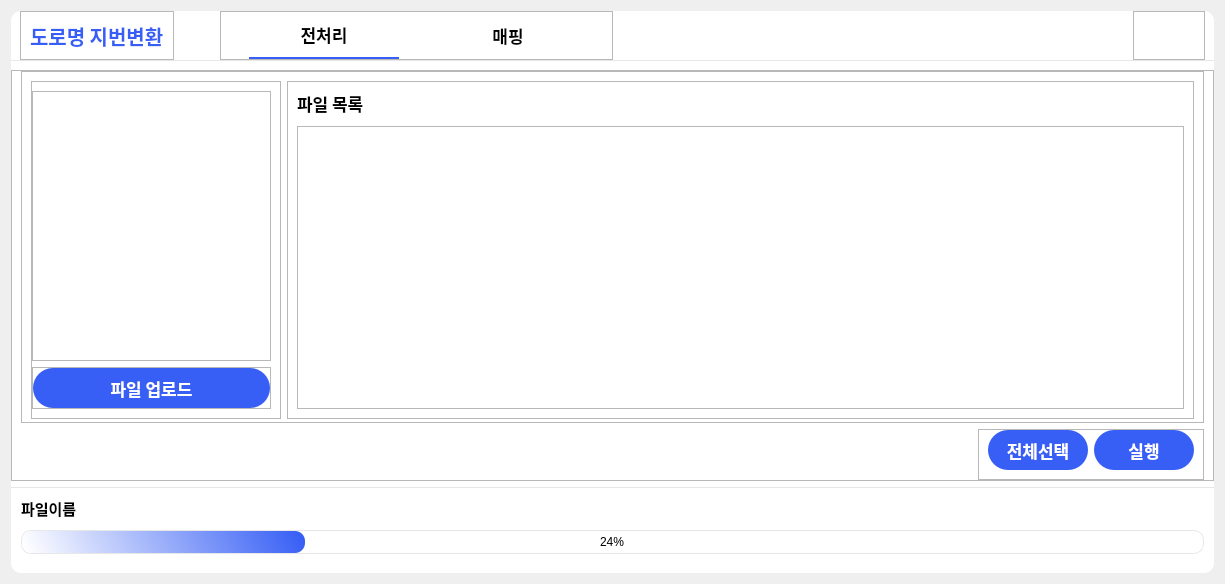
<?xml version="1.0" encoding="UTF-8"?>
<ui version="4.0">
 <class>Form</class>
 <widget class="QWidget" name="Form">
  <property name="geometry">
   <rect>
    <x>0</x>
    <y>0</y>
    <width>1225</width>
    <height>584</height>
   </rect>
  </property>
  <property name="windowTitle">
   <string>Form</string>
  </property>
  <property name="styleSheet">
   <string notr="true">*{
font-family : &quot;Malgun Gothic&quot;;
}

QFrame#frame, #frame_2{
	background-color: rgb(255, 255, 255);
}

QFrame#frame{
border-top-left-radius : 10px;
border-top-right-radius : 10px;
}

QFrame#frame_2{
border-bottom-left-radius : 10px;
border-bottom-right-radius : 10px;
}

QFrame#frame_6, #frame_16{
border-top : 1px solid #e7e7e7;
background-color : transparent;
}</string>
  </property>
  <layout class="QVBoxLayout" name="verticalLayout">
   <property name="spacing">
    <number>0</number>
   </property>
   <item>
    <widget class="QFrame" name="frame">
     <property name="maximumSize">
      <size>
       <width>16777215</width>
       <height>50</height>
      </size>
     </property>
     <property name="styleSheet">
      <string notr="true">border-bottom : 1px solid #e7e7e7;</string>
     </property>
     <property name="frameShape">
      <enum>QFrame::StyledPanel</enum>
     </property>
     <property name="frameShadow">
      <enum>QFrame::Raised</enum>
     </property>
     <layout class="QHBoxLayout" name="horizontalLayout">
      <property name="topMargin">
       <number>0</number>
      </property>
      <property name="bottomMargin">
       <number>0</number>
      </property>
      <item>
       <widget class="QFrame" name="frame_3">
        <property name="frameShape">
         <enum>QFrame::StyledPanel</enum>
        </property>
        <property name="frameShadow">
         <enum>QFrame::Raised</enum>
        </property>
        <layout class="QHBoxLayout" name="horizontalLayout_2">
         <item>
          <widget class="QLabel" name="label">
           <property name="font">
            <font>
             <family>Malgun Gothic</family>
             <pointsize>15</pointsize>
             <weight>75</weight>
             <bold>true</bold>
            </font>
           </property>
           <property name="styleSheet">
            <string notr="true">color: rgb(55, 95, 245);</string>
           </property>
           <property name="text">
            <string>도로명 지번변환</string>
           </property>
          </widget>
         </item>
        </layout>
       </widget>
      </item>
      <item>
       <spacer name="horizontalSpacer_2">
        <property name="orientation">
         <enum>Qt::Horizontal</enum>
        </property>
        <property name="sizeType">
         <enum>QSizePolicy::Preferred</enum>
        </property>
        <property name="sizeHint" stdset="0">
         <size>
          <width>40</width>
          <height>20</height>
         </size>
        </property>
       </spacer>
      </item>
      <item>
       <widget class="QFrame" name="frame_4">
        <property name="minimumSize">
         <size>
          <width>393</width>
          <height>0</height>
         </size>
        </property>
        <property name="frameShape">
         <enum>QFrame::StyledPanel</enum>
        </property>
        <property name="frameShadow">
         <enum>QFrame::Raised</enum>
        </property>
        <layout class="QHBoxLayout" name="horizontalLayout_3">
         <property name="leftMargin">
          <number>0</number>
         </property>
         <property name="topMargin">
          <number>0</number>
         </property>
         <property name="rightMargin">
          <number>0</number>
         </property>
         <property name="bottomMargin">
          <number>0</number>
         </property>
         <item>
          <widget class="QPushButton" name="btn_process">
           <property name="sizePolicy">
            <sizepolicy hsizetype="Minimum" vsizetype="Expanding">
             <horstretch>0</horstretch>
             <verstretch>0</verstretch>
            </sizepolicy>
           </property>
           <property name="maximumSize">
            <size>
             <width>150</width>
             <height>16777215</height>
            </size>
           </property>
           <property name="font">
            <font>
             <family>Malgun Gothic</family>
             <pointsize>13</pointsize>
             <weight>75</weight>
             <bold>true</bold>
            </font>
           </property>
           <property name="styleSheet">
            <string notr="true">border : none;
border-bottom : 2px solid rgb(55, 95, 245)</string>
           </property>
           <property name="text">
            <string>전처리</string>
           </property>
          </widget>
         </item>
         <item>
          <widget class="QPushButton" name="btn_mapping">
           <property name="sizePolicy">
            <sizepolicy hsizetype="Minimum" vsizetype="Expanding">
             <horstretch>0</horstretch>
             <verstretch>0</verstretch>
            </sizepolicy>
           </property>
           <property name="maximumSize">
            <size>
             <width>150</width>
             <height>16777215</height>
            </size>
           </property>
           <property name="font">
            <font>
             <family>Malgun Gothic</family>
             <pointsize>13</pointsize>
             <weight>75</weight>
             <bold>true</bold>
            </font>
           </property>
           <property name="styleSheet">
            <string notr="true">border : none;</string>
           </property>
           <property name="text">
            <string>매핑</string>
           </property>
          </widget>
         </item>
        </layout>
       </widget>
      </item>
      <item>
       <spacer name="horizontalSpacer">
        <property name="orientation">
         <enum>Qt::Horizontal</enum>
        </property>
        <property name="sizeHint" stdset="0">
         <size>
          <width>40</width>
          <height>20</height>
         </size>
        </property>
       </spacer>
      </item>
      <item alignment="Qt::AlignRight">
       <widget class="QFrame" name="frame_11">
        <property name="frameShape">
         <enum>QFrame::StyledPanel</enum>
        </property>
        <property name="frameShadow">
         <enum>QFrame::Raised</enum>
        </property>
        <layout class="QHBoxLayout" name="horizontalLayout_7">
         <property name="leftMargin">
          <number>0</number>
         </property>
         <property name="topMargin">
          <number>0</number>
         </property>
         <property name="rightMargin">
          <number>0</number>
         </property>
         <property name="bottomMargin">
          <number>0</number>
         </property>
         <item>
          <widget class="QPushButton" name="btn_mini">
           <property name="styleSheet">
            <string notr="true">border : none;</string>
           </property>
           <property name="text">
            <string/>
           </property>
           <property name="icon">
            <iconset resource="resources.qrc">
             <normaloff>:/images/minimize.png</normaloff>:/images/minimize.png</iconset>
           </property>
           <property name="iconSize">
            <size>
             <width>16</width>
             <height>16</height>
            </size>
           </property>
          </widget>
         </item>
         <item>
          <widget class="QPushButton" name="btn_close">
           <property name="styleSheet">
            <string notr="true">border : none;</string>
           </property>
           <property name="text">
            <string/>
           </property>
           <property name="icon">
            <iconset resource="resources.qrc">
             <normaloff>:/images/close.png</normaloff>:/images/close.png</iconset>
           </property>
           <property name="iconSize">
            <size>
             <width>24</width>
             <height>24</height>
            </size>
           </property>
          </widget>
         </item>
        </layout>
       </widget>
      </item>
     </layout>
    </widget>
   </item>
   <item>
    <widget class="QFrame" name="frame_2">
     <property name="frameShape">
      <enum>QFrame::StyledPanel</enum>
     </property>
     <property name="frameShadow">
      <enum>QFrame::Raised</enum>
     </property>
     <layout class="QHBoxLayout" name="horizontalLayout_4">
      <property name="leftMargin">
       <number>0</number>
      </property>
      <property name="topMargin">
       <number>0</number>
      </property>
      <property name="rightMargin">
       <number>0</number>
      </property>
      <property name="bottomMargin">
       <number>0</number>
      </property>
      <item>
       <widget class="QStackedWidget" name="stackedWidget">
        <property name="currentIndex">
         <number>0</number>
        </property>
        <widget class="QWidget" name="page">
         <layout class="QVBoxLayout" name="verticalLayout_2">
          <property name="leftMargin">
           <number>0</number>
          </property>
          <property name="rightMargin">
           <number>0</number>
          </property>
          <item>
           <widget class="QFrame" name="frame_5">
            <property name="sizePolicy">
             <sizepolicy hsizetype="Preferred" vsizetype="Expanding">
              <horstretch>0</horstretch>
              <verstretch>0</verstretch>
             </sizepolicy>
            </property>
            <property name="frameShape">
             <enum>QFrame::StyledPanel</enum>
            </property>
            <property name="frameShadow">
             <enum>QFrame::Raised</enum>
            </property>
            <layout class="QVBoxLayout" name="verticalLayout_4">
             <property name="topMargin">
              <number>0</number>
             </property>
             <property name="bottomMargin">
              <number>0</number>
             </property>
             <item>
              <widget class="QFrame" name="frame_7">
               <property name="sizePolicy">
                <sizepolicy hsizetype="Preferred" vsizetype="Expanding">
                 <horstretch>0</horstretch>
                 <verstretch>0</verstretch>
                </sizepolicy>
               </property>
               <property name="frameShape">
                <enum>QFrame::StyledPanel</enum>
               </property>
               <property name="frameShadow">
                <enum>QFrame::Raised</enum>
               </property>
               <layout class="QHBoxLayout" name="horizontalLayout_6">
                <property name="bottomMargin">
                 <number>3</number>
                </property>
                <item>
                 <widget class="QFrame" name="frame_9">
                  <property name="minimumSize">
                   <size>
                    <width>250</width>
                    <height>0</height>
                   </size>
                  </property>
                  <property name="frameShape">
                   <enum>QFrame::StyledPanel</enum>
                  </property>
                  <property name="frameShadow">
                   <enum>QFrame::Raised</enum>
                  </property>
                  <layout class="QVBoxLayout" name="verticalLayout_5">
                   <property name="leftMargin">
                    <number>0</number>
                   </property>
                   <property name="rightMargin">
                    <number>9</number>
                   </property>
                   <item>
                    <widget class="QFrame" name="frame_13">
                     <property name="frameShape">
                      <enum>QFrame::StyledPanel</enum>
                     </property>
                     <property name="frameShadow">
                      <enum>QFrame::Raised</enum>
                     </property>
                     <layout class="QVBoxLayout" name="verticalLayout_7">
                      <item>
                       <widget class="QLabel" name="label_3">
                        <property name="sizePolicy">
                         <sizepolicy hsizetype="Preferred" vsizetype="Expanding">
                          <horstretch>0</horstretch>
                          <verstretch>0</verstretch>
                         </sizepolicy>
                        </property>
                        <property name="styleSheet">
                         <string notr="true">padding-right : 10px;</string>
                        </property>
                        <property name="text">
                         <string/>
                        </property>
                        <property name="pixmap">
                         <pixmap resource="resources.qrc">:/images/upload.png</pixmap>
                        </property>
                        <property name="alignment">
                         <set>Qt::AlignCenter</set>
                        </property>
                       </widget>
                      </item>
                     </layout>
                    </widget>
                   </item>
                   <item alignment="Qt::AlignBottom">
                    <widget class="QFrame" name="frame_12">
                     <property name="frameShape">
                      <enum>QFrame::StyledPanel</enum>
                     </property>
                     <property name="frameShadow">
                      <enum>QFrame::Raised</enum>
                     </property>
                     <layout class="QHBoxLayout" name="horizontalLayout_8">
                      <property name="spacing">
                       <number>0</number>
                      </property>
                      <property name="leftMargin">
                       <number>0</number>
                      </property>
                      <property name="topMargin">
                       <number>0</number>
                      </property>
                      <property name="rightMargin">
                       <number>0</number>
                      </property>
                      <property name="bottomMargin">
                       <number>0</number>
                      </property>
                      <item>
                       <widget class="QPushButton" name="btn_upload">
                        <property name="minimumSize">
                         <size>
                          <width>0</width>
                          <height>40</height>
                         </size>
                        </property>
                        <property name="font">
                         <font>
                          <family>Malgun Gothic</family>
                          <pointsize>13</pointsize>
                          <weight>75</weight>
                          <bold>true</bold>
                         </font>
                        </property>
                        <property name="styleSheet">
                         <string notr="true">background-color: rgb(55, 95, 245);
color: rgb(255, 255, 255);
border-radius : 20px 20px 20px 20px;</string>
                        </property>
                        <property name="text">
                         <string>파일 업로드</string>
                        </property>
                       </widget>
                      </item>
                     </layout>
                    </widget>
                   </item>
                  </layout>
                 </widget>
                </item>
                <item>
                 <widget class="QFrame" name="frame_10">
                  <property name="frameShape">
                   <enum>QFrame::StyledPanel</enum>
                  </property>
                  <property name="frameShadow">
                   <enum>QFrame::Raised</enum>
                  </property>
                  <layout class="QVBoxLayout" name="verticalLayout_6">
                   <property name="spacing">
                    <number>10</number>
                   </property>
                   <item>
                    <widget class="QLabel" name="label_4">
                     <property name="font">
                      <font>
                       <family>Malgun Gothic</family>
                       <pointsize>13</pointsize>
                       <weight>75</weight>
                       <bold>true</bold>
                      </font>
                     </property>
                     <property name="text">
                      <string>파일 목록</string>
                     </property>
                    </widget>
                   </item>
                   <item>
                    <widget class="QTableWidget" name="tableWidget"/>
                   </item>
                  </layout>
                 </widget>
                </item>
               </layout>
              </widget>
             </item>
             <item alignment="Qt::AlignRight|Qt::AlignBottom">
              <widget class="QFrame" name="frame_8">
               <property name="frameShape">
                <enum>QFrame::StyledPanel</enum>
               </property>
               <property name="frameShadow">
                <enum>QFrame::Raised</enum>
               </property>
               <layout class="QHBoxLayout" name="horizontalLayout_5">
                <property name="topMargin">
                 <number>0</number>
                </property>
                <item>
                 <widget class="QPushButton" name="pushButton">
                  <property name="minimumSize">
                   <size>
                    <width>100</width>
                    <height>40</height>
                   </size>
                  </property>
                  <property name="font">
                   <font>
                    <family>Malgun Gothic</family>
                    <pointsize>13</pointsize>
                    <weight>75</weight>
                    <bold>true</bold>
                   </font>
                  </property>
                  <property name="styleSheet">
                   <string notr="true">background-color: rgb(55, 95, 245);
color: rgb(255, 255, 255);
border-radius : 20px 20px 20px 20px;</string>
                  </property>
                  <property name="text">
                   <string>전체선택</string>
                  </property>
                 </widget>
                </item>
                <item>
                 <widget class="QPushButton" name="btn_run">
                  <property name="minimumSize">
                   <size>
                    <width>100</width>
                    <height>40</height>
                   </size>
                  </property>
                  <property name="font">
                   <font>
                    <family>Malgun Gothic</family>
                    <pointsize>13</pointsize>
                    <weight>75</weight>
                    <bold>true</bold>
                   </font>
                  </property>
                  <property name="styleSheet">
                   <string notr="true">background-color: rgb(55, 95, 245);
color: rgb(255, 255, 255);
border-radius : 20px 20px 20px 20px;</string>
                  </property>
                  <property name="text">
                   <string>실행</string>
                  </property>
                 </widget>
                </item>
               </layout>
              </widget>
             </item>
            </layout>
           </widget>
          </item>
          <item alignment="Qt::AlignBottom">
           <widget class="QFrame" name="frame_6">
            <property name="styleSheet">
             <string notr="true"/>
            </property>
            <property name="frameShape">
             <enum>QFrame::StyledPanel</enum>
            </property>
            <property name="frameShadow">
             <enum>QFrame::Raised</enum>
            </property>
            <layout class="QVBoxLayout" name="verticalLayout_3">
             <property name="spacing">
              <number>10</number>
             </property>
             <item>
              <widget class="QLabel" name="lbl_fileName">
               <property name="font">
                <font>
                 <family>Malgun Gothic</family>
                 <pointsize>11</pointsize>
                 <weight>75</weight>
                 <bold>true</bold>
                </font>
               </property>
               <property name="text">
                <string>파일이름</string>
               </property>
              </widget>
             </item>
             <item>
              <widget class="QProgressBar" name="progressBar">
               <property name="styleSheet">
                <string notr="true">QProgressBar::chunk{
background: qlineargradient(spread:pad, x1:1, y1:0.540273, x2:0, y2:0.579727, stop:0 rgba(55, 95, 245, 255), stop:1 rgba(255, 255, 255, 255));
border-radius : 10px;

}
QProgressBar{
background-color: rgb(255, 255, 255);
color: rgb(0, 0, 0);
border-style : none;
border-radius : 10px;
border : 1px solid #e7e7e7;
}

</string>
               </property>
               <property name="value">
                <number>24</number>
               </property>
               <property name="alignment">
                <set>Qt::AlignCenter</set>
               </property>
              </widget>
             </item>
            </layout>
           </widget>
          </item>
         </layout>
        </widget>
        <widget class="QWidget" name="page_2">
         <layout class="QVBoxLayout" name="verticalLayout_8">
          <property name="spacing">
           <number>10</number>
          </property>
          <property name="leftMargin">
           <number>0</number>
          </property>
          <property name="topMargin">
           <number>9</number>
          </property>
          <property name="rightMargin">
           <number>0</number>
          </property>
          <property name="bottomMargin">
           <number>9</number>
          </property>
          <item>
           <widget class="QFrame" name="frame_14">
            <property name="frameShape">
             <enum>QFrame::StyledPanel</enum>
            </property>
            <property name="frameShadow">
             <enum>QFrame::Raised</enum>
            </property>
            <layout class="QVBoxLayout" name="verticalLayout_9">
             <property name="spacing">
              <number>15</number>
             </property>
             <property name="leftMargin">
              <number>15</number>
             </property>
             <property name="topMargin">
              <number>0</number>
             </property>
             <property name="rightMargin">
              <number>15</number>
             </property>
             <item alignment="Qt::AlignLeft">
              <widget class="QFrame" name="frame_19">
               <property name="frameShape">
                <enum>QFrame::StyledPanel</enum>
               </property>
               <property name="frameShadow">
                <enum>QFrame::Raised</enum>
               </property>
               <layout class="QHBoxLayout" name="horizontalLayout_10">
                <property name="spacing">
                 <number>20</number>
                </property>
                <property name="leftMargin">
                 <number>0</number>
                </property>
                <property name="topMargin">
                 <number>3</number>
                </property>
                <property name="rightMargin">
                 <number>0</number>
                </property>
                <property name="bottomMargin">
                 <number>3</number>
                </property>
                <item>
                 <widget class="QLabel" name="label_5">
                  <property name="font">
                   <font>
                    <family>Malgun Gothic</family>
                    <pointsize>13</pointsize>
                    <weight>75</weight>
                    <bold>true</bold>
                   </font>
                  </property>
                  <property name="text">
                   <string>Mapping List</string>
                  </property>
                 </widget>
                </item>
               </layout>
              </widget>
             </item>
             <item>
              <widget class="QFrame" name="frame_20">
               <property name="frameShape">
                <enum>QFrame::StyledPanel</enum>
               </property>
               <property name="frameShadow">
                <enum>QFrame::Raised</enum>
               </property>
               <layout class="QHBoxLayout" name="horizontalLayout_11">
                <property name="spacing">
                 <number>10</number>
                </property>
                <property name="leftMargin">
                 <number>0</number>
                </property>
                <property name="topMargin">
                 <number>0</number>
                </property>
                <property name="rightMargin">
                 <number>0</number>
                </property>
                <property name="bottomMargin">
                 <number>0</number>
                </property>
                <item>
                 <widget class="QPushButton" name="btn_load_file">
                  <property name="styleSheet">
                   <string notr="true">border : none;</string>
                  </property>
                  <property name="text">
                   <string/>
                  </property>
                  <property name="icon">
                   <iconset resource="resources.qrc">
                    <normaloff>:/images/file.png</normaloff>:/images/file.png</iconset>
                  </property>
                  <property name="iconSize">
                   <size>
                    <width>32</width>
                    <height>32</height>
                   </size>
                  </property>
                 </widget>
                </item>
                <item>
                 <widget class="QLineEdit" name="lineEdit_mapping">
                  <property name="minimumSize">
                   <size>
                    <width>0</width>
                    <height>40</height>
                   </size>
                  </property>
                  <property name="styleSheet">
                   <string notr="true">font-size: 13px;
padding: 6px;
border: 2px solid #ccc;
border-radius: 8px;
background-color: white;
color: rgb(106, 106, 106);</string>
                  </property>
                 </widget>
                </item>
               </layout>
              </widget>
             </item>
            </layout>
           </widget>
          </item>
          <item>
           <widget class="QFrame" name="frame_15">
            <property name="frameShape">
             <enum>QFrame::StyledPanel</enum>
            </property>
            <property name="frameShadow">
             <enum>QFrame::Raised</enum>
            </property>
            <layout class="QVBoxLayout" name="verticalLayout_10">
             <property name="leftMargin">
              <number>15</number>
             </property>
             <property name="topMargin">
              <number>0</number>
             </property>
             <property name="rightMargin">
              <number>15</number>
             </property>
             <property name="bottomMargin">
              <number>0</number>
             </property>
             <item>
              <widget class="QFrame" name="frame_17">
               <property name="frameShape">
                <enum>QFrame::StyledPanel</enum>
               </property>
               <property name="frameShadow">
                <enum>QFrame::Raised</enum>
               </property>
               <layout class="QVBoxLayout" name="verticalLayout_12">
                <property name="spacing">
                 <number>0</number>
                </property>
                <property name="leftMargin">
                 <number>0</number>
                </property>
                <property name="topMargin">
                 <number>0</number>
                </property>
                <property name="rightMargin">
                 <number>0</number>
                </property>
                <property name="bottomMargin">
                 <number>0</number>
                </property>
                <item>
                 <widget class="QTableWidget" name="tableWidget_mapping"/>
                </item>
               </layout>
              </widget>
             </item>
             <item alignment="Qt::AlignRight">
              <widget class="QFrame" name="frame_18">
               <property name="frameShape">
                <enum>QFrame::StyledPanel</enum>
               </property>
               <property name="frameShadow">
                <enum>QFrame::Raised</enum>
               </property>
               <layout class="QHBoxLayout" name="horizontalLayout_9">
                <property name="spacing">
                 <number>10</number>
                </property>
                <property name="leftMargin">
                 <number>0</number>
                </property>
                <property name="topMargin">
                 <number>0</number>
                </property>
                <property name="rightMargin">
                 <number>0</number>
                </property>
                <property name="bottomMargin">
                 <number>0</number>
                </property>
                <item>
                 <widget class="QPushButton" name="btn_delete">
                  <property name="minimumSize">
                   <size>
                    <width>100</width>
                    <height>40</height>
                   </size>
                  </property>
                  <property name="font">
                   <font>
                    <family>Malgun Gothic</family>
                    <pointsize>13</pointsize>
                    <weight>75</weight>
                    <bold>true</bold>
                   </font>
                  </property>
                  <property name="styleSheet">
                   <string notr="true">background-color: rgb(55, 95, 245);
color: rgb(255, 255, 255);
border-radius : 20px 20px 20px 20px;</string>
                  </property>
                  <property name="text">
                   <string>삭제</string>
                  </property>
                 </widget>
                </item>
                <item>
                 <widget class="QPushButton" name="btn_run_mapping">
                  <property name="minimumSize">
                   <size>
                    <width>100</width>
                    <height>40</height>
                   </size>
                  </property>
                  <property name="font">
                   <font>
                    <family>Malgun Gothic</family>
                    <pointsize>13</pointsize>
                    <weight>75</weight>
                    <bold>true</bold>
                   </font>
                  </property>
                  <property name="styleSheet">
                   <string notr="true">background-color: rgb(55, 95, 245);
color: rgb(255, 255, 255);
border-radius : 20px 20px 20px 20px;</string>
                  </property>
                  <property name="text">
                   <string>실행</string>
                  </property>
                 </widget>
                </item>
               </layout>
              </widget>
             </item>
            </layout>
           </widget>
          </item>
          <item>
           <widget class="QFrame" name="frame_16">
            <property name="frameShape">
             <enum>QFrame::StyledPanel</enum>
            </property>
            <property name="frameShadow">
             <enum>QFrame::Raised</enum>
            </property>
            <layout class="QVBoxLayout" name="verticalLayout_13">
             <property name="topMargin">
              <number>10</number>
             </property>
             <item>
              <widget class="QProgressBar" name="progressBar_2">
               <property name="styleSheet">
                <string notr="true">QProgressBar::chunk{
background: qlineargradient(spread:pad, x1:1, y1:0.540273, x2:0, y2:0.579727, stop:0 rgba(55, 95, 245, 255), stop:1 rgba(255, 255, 255, 255));
border-radius : 10px;

}
QProgressBar{
background-color: rgb(255, 255, 255);
color: rgb(0, 0, 0);
border-style : none;
border-radius : 10px;
border : 1px solid #e7e7e7;
}

</string>
               </property>
               <property name="value">
                <number>24</number>
               </property>
               <property name="alignment">
                <set>Qt::AlignCenter</set>
               </property>
              </widget>
             </item>
            </layout>
           </widget>
          </item>
         </layout>
        </widget>
       </widget>
      </item>
     </layout>
    </widget>
   </item>
  </layout>
 </widget>
 <resources>
  <include location="resources.qrc"/>
 </resources>
 <connections/>
</ui>
